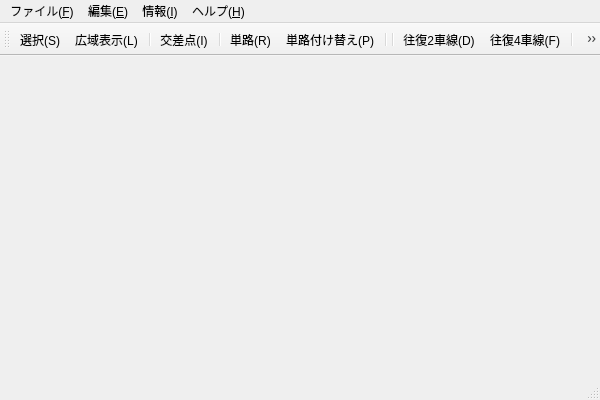
<?xml version="1.0" encoding="UTF-8"?>
<ui version="4.0">
 <class>MainWindow</class>
 <widget class="QMainWindow" name="MainWindow">
  <property name="geometry">
   <rect>
    <x>0</x>
    <y>0</y>
    <width>600</width>
    <height>400</height>
   </rect>
  </property>
  <property name="windowTitle">
   <string>MATES入力ファイルエディタ</string>
  </property>
  <property name="windowIcon">
   <iconset resource="map_editor.qrc">
    <normaloff>:/images/map_editor.png</normaloff>:/images/map_editor.png</iconset>
  </property>
  <widget class="QWidget" name="centralWidget"/>
  <widget class="QMenuBar" name="menuBar">
   <property name="geometry">
    <rect>
     <x>0</x>
     <y>0</y>
     <width>600</width>
     <height>19</height>
    </rect>
   </property>
   <widget class="QMenu" name="menu_F">
    <property name="title">
     <string>ファイル(&amp;F)</string>
    </property>
    <addaction name="actionFileNew"/>
    <addaction name="actionFileOpen"/>
    <addaction name="separator"/>
    <addaction name="actionFileSave"/>
    <addaction name="actionFileSaveAs"/>
    <addaction name="separator"/>
    <addaction name="actionFileOption"/>
    <addaction name="separator"/>
    <addaction name="actionFileTestData"/>
    <addaction name="separator"/>
    <addaction name="actionExit"/>
    <addaction name="separator"/>
   </widget>
   <widget class="QMenu" name="menu_H">
    <property name="title">
     <string>ヘルプ(&amp;H)</string>
    </property>
    <addaction name="actionAbout"/>
   </widget>
   <widget class="QMenu" name="menu_E">
    <property name="title">
     <string>編集(&amp;E)</string>
    </property>
    <addaction name="actionSelect"/>
    <addaction name="actionLarge"/>
    <addaction name="separator"/>
    <addaction name="actionIntsec"/>
    <addaction name="separator"/>
    <addaction name="actionRoad"/>
    <addaction name="actionRoadRepl"/>
    <addaction name="separator"/>
    <addaction name="actionLane2"/>
    <addaction name="actionLane4"/>
    <addaction name="separator"/>
    <addaction name="actionZoomIn"/>
    <addaction name="actionZoomOut"/>
    <addaction name="separator"/>
    <addaction name="actionDirJump"/>
    <addaction name="actionJump"/>
    <addaction name="separator"/>
    <addaction name="actionConfigEditor"/>
   </widget>
   <widget class="QMenu" name="menu_I">
    <property name="title">
     <string>情報(&amp;I)</string>
    </property>
    <addaction name="actionAllInfo"/>
   </widget>
   <addaction name="menu_F"/>
   <addaction name="menu_E"/>
   <addaction name="menu_I"/>
   <addaction name="menu_H"/>
  </widget>
  <widget class="QToolBar" name="mainToolBar">
   <attribute name="toolBarArea">
    <enum>TopToolBarArea</enum>
   </attribute>
   <attribute name="toolBarBreak">
    <bool>false</bool>
   </attribute>
   <addaction name="actionSelect"/>
   <addaction name="actionLarge"/>
   <addaction name="separator"/>
   <addaction name="actionIntsec"/>
   <addaction name="separator"/>
   <addaction name="actionRoad"/>
   <addaction name="actionRoadRepl"/>
   <addaction name="separator"/>
   <addaction name="separator"/>
   <addaction name="actionLane2"/>
   <addaction name="actionLane4"/>
   <addaction name="separator"/>
   <addaction name="actionZoomIn"/>
   <addaction name="actionZoomOut"/>
   <addaction name="separator"/>
   <addaction name="actionConfigEditor"/>
  </widget>
  <widget class="QStatusBar" name="statusBar"/>
  <action name="actionFileNew">
   <property name="text">
    <string>新規(&amp;N)</string>
   </property>
   <property name="toolTip">
    <string>新規</string>
   </property>
   <property name="shortcut">
    <string>Ctrl+N</string>
   </property>
  </action>
  <action name="actionFileOpen">
   <property name="text">
    <string>開く(&amp;O)</string>
   </property>
   <property name="toolTip">
    <string>開く</string>
   </property>
   <property name="shortcut">
    <string>Ctrl+O</string>
   </property>
  </action>
  <action name="actionFileSave">
   <property name="text">
    <string>保存(&amp;S)</string>
   </property>
   <property name="toolTip">
    <string>保存</string>
   </property>
   <property name="shortcut">
    <string>Ctrl+S</string>
   </property>
  </action>
  <action name="actionFileSaveAs">
   <property name="text">
    <string>名前をつけて保存(&amp;A)</string>
   </property>
   <property name="toolTip">
    <string>名前をつけて保存</string>
   </property>
  </action>
  <action name="actionFileOption">
   <property name="text">
    <string>設定(&amp;O)</string>
   </property>
   <property name="toolTip">
    <string>設定</string>
   </property>
   <property name="shortcut">
    <string>Alt+O</string>
   </property>
  </action>
  <action name="actionExit">
   <property name="text">
    <string>終了(&amp;X)</string>
   </property>
   <property name="toolTip">
    <string>終了</string>
   </property>
   <property name="shortcut">
    <string>Ctrl+Q</string>
   </property>
  </action>
  <action name="actionAbout">
   <property name="text">
    <string>マップエディタについて(&amp;A)</string>
   </property>
   <property name="toolTip">
    <string>マップエディタについて</string>
   </property>
  </action>
  <action name="actionIntsec">
   <property name="checkable">
    <bool>true</bool>
   </property>
   <property name="icon">
    <iconset resource="map_editor.qrc">
     <normaloff>:/images/tool_intsec.png</normaloff>:/images/tool_intsec.png</iconset>
   </property>
   <property name="text">
    <string>交差点(&amp;I)</string>
   </property>
   <property name="toolTip">
    <string>交差点の新規作成／編集／削除</string>
   </property>
   <property name="shortcut">
    <string>Ctrl+I</string>
   </property>
  </action>
  <action name="actionRoad">
   <property name="checkable">
    <bool>true</bool>
   </property>
   <property name="icon">
    <iconset resource="map_editor.qrc">
     <normaloff>:/images/tool_road.png</normaloff>:/images/tool_road.png</iconset>
   </property>
   <property name="text">
    <string>単路(&amp;R)</string>
   </property>
   <property name="toolTip">
    <string>単路の新規作成／編集／削除</string>
   </property>
   <property name="shortcut">
    <string>Ctrl+R</string>
   </property>
  </action>
  <action name="actionRoadRepl">
   <property name="checkable">
    <bool>true</bool>
   </property>
   <property name="icon">
    <iconset resource="map_editor.qrc">
     <normaloff>:/images/tool_road_repl.png</normaloff>:/images/tool_road_repl.png</iconset>
   </property>
   <property name="text">
    <string>単路付け替え(&amp;P)</string>
   </property>
   <property name="toolTip">
    <string>単路の付け替え／編集／削除</string>
   </property>
   <property name="shortcut">
    <string>Ctrl+P</string>
   </property>
  </action>
  <action name="actionZoomIn">
   <property name="icon">
    <iconset resource="map_editor.qrc">
     <normaloff>:/images/tool_zoom_in.png</normaloff>:/images/tool_zoom_in.png</iconset>
   </property>
   <property name="text">
    <string>拡大(&amp;Z)</string>
   </property>
   <property name="toolTip">
    <string>画面の拡大</string>
   </property>
   <property name="shortcut">
    <string>+</string>
   </property>
  </action>
  <action name="actionZoomOut">
   <property name="icon">
    <iconset resource="map_editor.qrc">
     <normaloff>:/images/tool_zoom_out.png</normaloff>:/images/tool_zoom_out.png</iconset>
   </property>
   <property name="text">
    <string>縮小(&amp;O)</string>
   </property>
   <property name="toolTip">
    <string>画面の縮小</string>
   </property>
   <property name="shortcut">
    <string>-</string>
   </property>
  </action>
  <action name="actionLane2">
   <property name="checkable">
    <bool>true</bool>
   </property>
   <property name="icon">
    <iconset resource="map_editor.qrc">
     <normaloff>:/images/line2.png</normaloff>:/images/line2.png</iconset>
   </property>
   <property name="text">
    <string>往復2車線(&amp;D)</string>
   </property>
   <property name="toolTip">
    <string>往復2車線(1+1、新規単路)</string>
   </property>
  </action>
  <action name="actionLane4">
   <property name="checkable">
    <bool>true</bool>
   </property>
   <property name="icon">
    <iconset resource="map_editor.qrc">
     <normaloff>:/images/line4.png</normaloff>:/images/line4.png</iconset>
   </property>
   <property name="text">
    <string>往復4車線(&amp;F)</string>
   </property>
   <property name="toolTip">
    <string>往復4車線(2+2、新規単路)</string>
   </property>
  </action>
  <action name="actionFileTestData">
   <property name="text">
    <string>テストデータ(&amp;T)</string>
   </property>
   <property name="toolTip">
    <string>テストデータ</string>
   </property>
  </action>
  <action name="actionSelect">
   <property name="checkable">
    <bool>true</bool>
   </property>
   <property name="icon">
    <iconset resource="map_editor.qrc">
     <normaloff>:/images/tool_select.png</normaloff>:/images/tool_select.png</iconset>
   </property>
   <property name="text">
    <string>選択(S)</string>
   </property>
   <property name="toolTip">
    <string>選択</string>
   </property>
  </action>
  <action name="actionJump">
   <property name="text">
    <string>交差点ジャンプ(&amp;J)</string>
   </property>
   <property name="toolTip">
    <string>交差点ジャンプ</string>
   </property>
  </action>
  <action name="actionConfigEditor">
   <property name="icon">
    <iconset resource="map_editor.qrc">
     <normaloff>:/images/tool_edit.png</normaloff>:/images/tool_edit.png</iconset>
   </property>
   <property name="text">
    <string>設定エディタ起動(&amp;E)</string>
   </property>
   <property name="toolTip">
    <string>設定エディタ起動</string>
   </property>
  </action>
  <action name="actionLarge">
   <property name="checkable">
    <bool>true</bool>
   </property>
   <property name="icon">
    <iconset resource="map_editor.qrc">
     <normaloff>:/images/tool_large.png</normaloff>:/images/tool_large.png</iconset>
   </property>
   <property name="text">
    <string>広域表示(&amp;L)</string>
   </property>
   <property name="toolTip">
    <string>広域表示</string>
   </property>
  </action>
  <action name="actionDirJump">
   <property name="text">
    <string>交差点指定ジャンプ(&amp;G)</string>
   </property>
   <property name="toolTip">
    <string>交差点指定ジャンプ</string>
   </property>
  </action>
  <action name="actionAllInfo">
   <property name="text">
    <string>全体情報(&amp;I)</string>
   </property>
   <property name="toolTip">
    <string>全体情報</string>
   </property>
  </action>
 </widget>
 <layoutdefault spacing="6" margin="11"/>
 <resources>
  <include location="map_editor.qrc"/>
 </resources>
 <connections/>
</ui>
